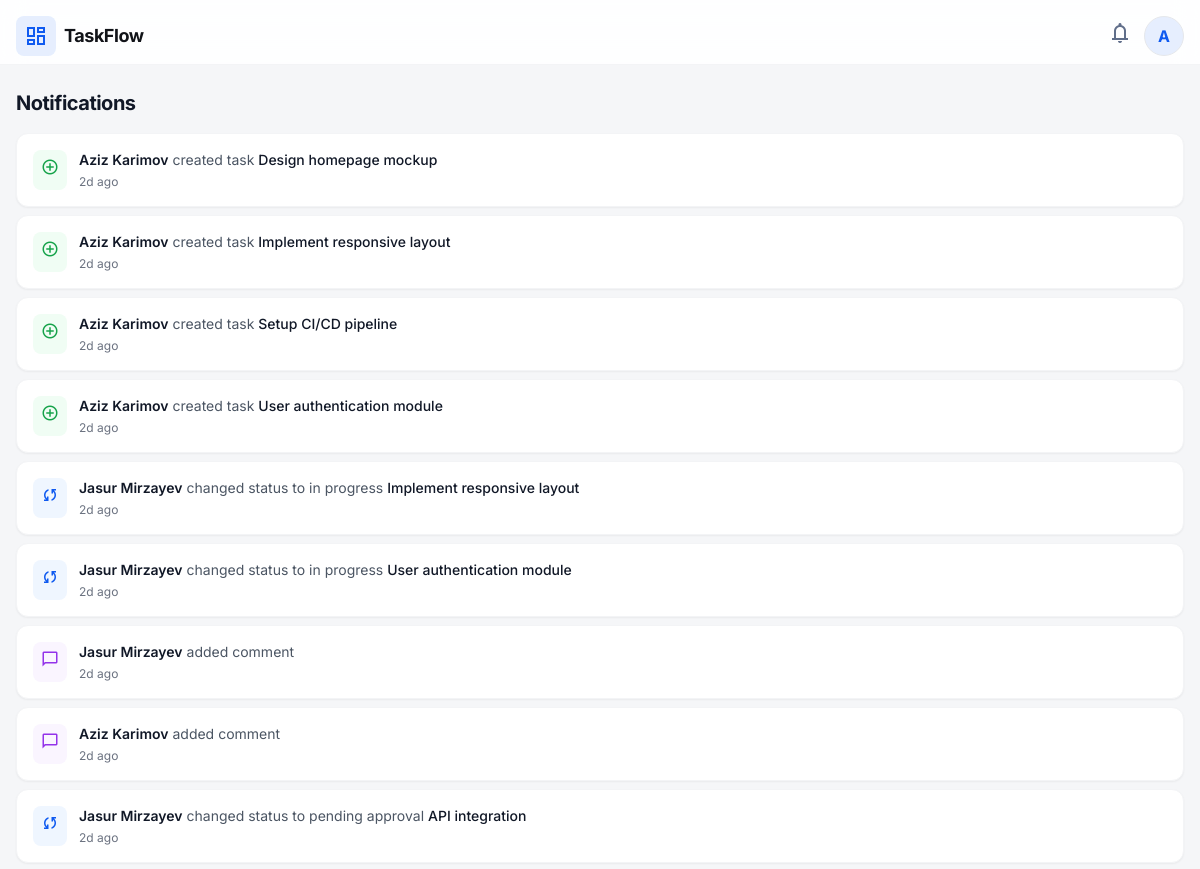
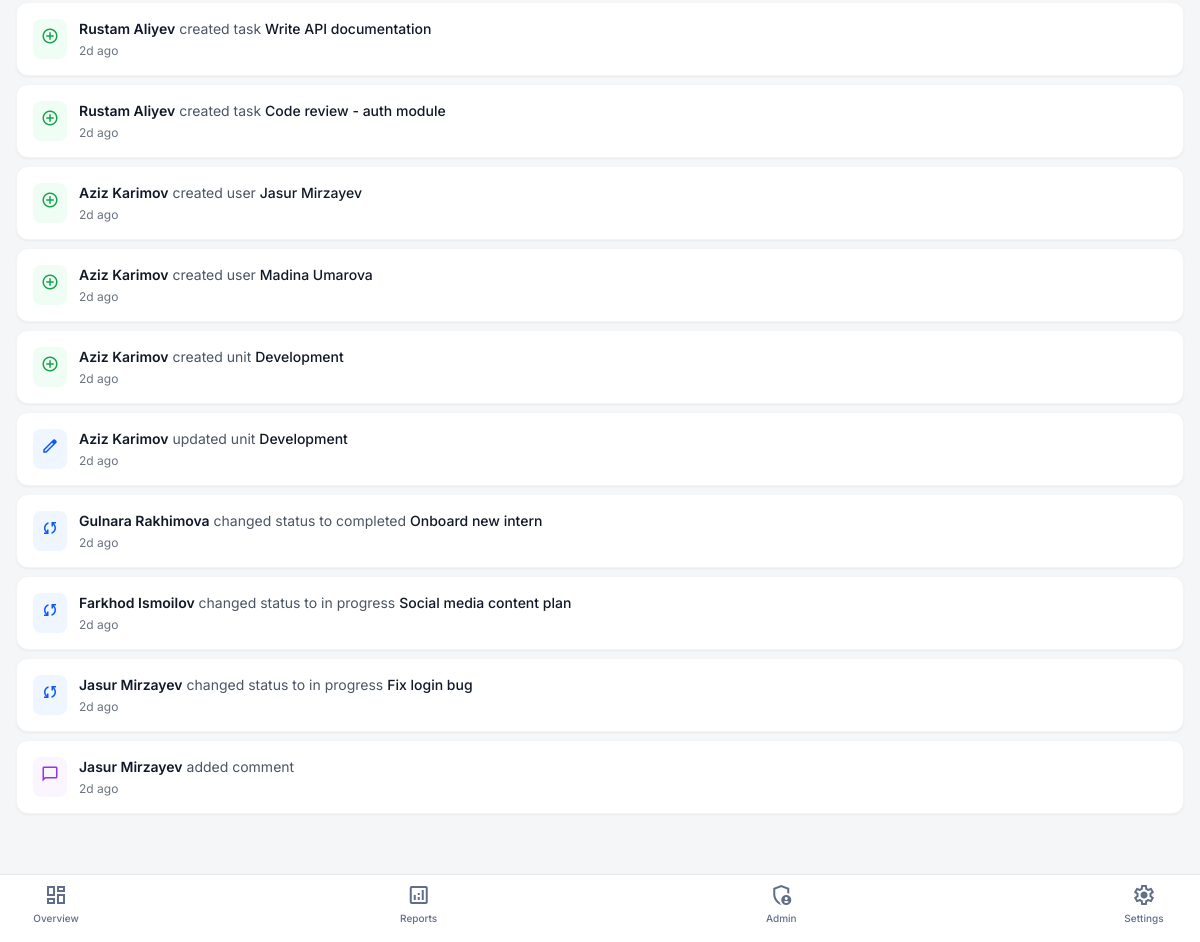
Page /notifications (signed in) on the committed database (2 pictures, top to bottom).
### tables this page shows
CREATE TABLE users (
            id INTEGER PRIMARY KEY AUTOINCREMENT,
            name TEXT NOT NULL,
            role TEXT NOT NULL,
            unit_id INTEGER,
            telegram_id TEXT NOT NULL UNIQUE,
            phone TEXT,
            is_admin BOOLEAN DEFAULT 0,
            active BOOLEAN DEFAULT 1,
            created_at TIMESTAMP DEFAULT CURRENT_TIMESTAMP,
            FOREIGN KEY (unit_id) REFERENCES units(id)
        );

CREATE TABLE activity_log (
            id INTEGER PRIMARY KEY AUTOINCREMENT,
            user_id INTEGER NOT NULL,
            action TEXT NOT NULL,
            entity_type TEXT,
            entity_id INTEGER,
            details TEXT,
            timestamp TIMESTAMP DEFAULT CURRENT_TIMESTAMP,
            FOREIGN KEY (user_id) REFERENCES users(id)
        );

### app.py (the view)
@app.route('/notifications')
@login_required
def notifications():
    user = g.current_user
    items = get_user_notifications(user.id, user.role, user.unit_id)
    return render_template('notifications.html', notifications=items)

### app.py (called while the page is built)
@app.before_request
def load_current_user():
    user_id = session.get('user_id')
    if user_id:
        g.current_user = get_user_by_id(user_id)
    else:
        g.current_user = None

@app.context_processor
def inject_globals():
    user = g.get('current_user')
    notif_count = 0
    is_admin = False
    if user:
        notif_count = get_notification_count(user.id, user.role, user.unit_id)
        is_admin = bool(user.get('is_admin'))
    return {
        'current_user': user,
        'is_admin': is_admin,
        'notification_count': notif_count,
    }

@app.template_filter('timeago')
def timeago_filter(timestamp_str):
    if not timestamp_str:
        return ''
    try:
        dt = datetime.fromisoformat(str(timestamp_str))
    except (ValueError, TypeError):
        return str(timestamp_str)
    now = datetime.now()
    diff = now - dt
    seconds = diff.total_seconds()
    if seconds < 60:
        return 'Just now'
    elif seconds < 3600:
        mins = int(seconds // 60)
        return f'{mins}m ago'
    elif seconds < 86400:
        hours = int(seconds // 3600)
        return f'{hours}h ago'
    elif seconds < 604800:
        days = int(seconds // 86400)
        return f'{days}d ago'
    else:
        return dt.strftime('%b %d, %Y')

### auth.py (called while the page is built)
def login_required(f):
    @wraps(f)
    def decorated_function(*args, **kwargs):
        if g.current_user is None:
            return redirect(url_for('login'))
        return f(*args, **kwargs)
    return decorated_function

### models.py (called while the page is built, shortened)
def get_db():
    conn = sqlite3.connect(DATABASE)
    conn.row_factory = sqlite3.Row
    conn.execute("PRAGMA foreign_keys = ON")
    return conn

def _to_dotdict(row):
    if row is None:
        return None
    return DotDict(dict(row))

def get_user_by_id(user_id):
    conn = get_db()
    row = conn.execute("SELECT * FROM users WHERE id = ?", (user_id,)).fetchone()
    conn.close()
    return _to_dotdict(row)

def get_user_notifications(user_id, role, unit_id):
    conn = get_db()
    if role in ('Head', 'Deputy'):
        rows = conn.execute(
            """SELECT al.*, u.name as user_name
               FROM activity_log al
               JOIN users u ON al.user_id = u.id
               ORDER BY al.timestamp DESC
               LIMIT 50"""
        ).fetchall()
    conn.close()
    return [DotDict(dict(r)) for r in rows]

### templates/notifications.html (shortened to what this page needs)
{% extends "base.html" %}
{% block content %}
<div class="px-4 pt-6 pb-8">
    <h1 class="text-xl font-bold text-gray-900 dark:text-white tracking-tight mb-4">Notifications</h1>
    {% if notifications %}
    <div class="flex flex-col gap-2">
        {% for item in notifications %}
        <div class="flex items-start gap-3 bg-white dark:bg-[#1A2230] p-4 rounded-xl shadow-sm border border-gray-100 dark:border-gray-800">
            <div class="shrink-0 p-2 rounded-lg
                {% if 'Created' in item.action or 'Submitted' in item.action %}bg-green-50 dark:bg-green-900/20 text-green-600
                {% elif 'Updated' in item.action or 'Changed' in item.action %}bg-blue-50 dark:bg-blue-900/20 text-primary
                {% elif 'Deleted' in item.action or 'Deactivated' in item.action %}bg-red-50 dark:bg-red-900/20 text-red-600
                {% elif 'comment' in item.action|lower %}bg-purple-50 dark:bg-purple-900/20 text-purple-600
                {% elif 'Reset' in item.action or 'Activated' in item.action %}bg-orange-50 dark:bg-orange-900/20 text-orange-600
                {% else %}bg-gray-50 dark:bg-gray-800 text-gray-500{% endif %}">
                <span class="material-symbols-outlined text-[18px]">
                </span>
            </div>
            <div class="flex-1 min-w-0">
                <p class="text-sm text-gray-900 dark:text-white">
                    <span class="font-semibold">{{ item.user_name }}</span>
                    <span class="text-gray-600 dark:text-gray-400">{{ item.action|lower }}</span>
                    {% if item.details %}
                    <span class="font-medium">{{ item.details }}</span>
                    {% endif %}
                </p>
                <p class="text-xs text-gray-500 dark:text-gray-400 mt-1">{{ item.timestamp|timeago }}</p>
            </div>
        </div>
        {% endfor %}
    </div>
    {% endif %}
</div>
{% endblock %}

### templates/base.html (shortened to what this page needs)
<!DOCTYPE html>
<html class="light" lang="en">
<head>
    <script src="https://cdn.tailwindcss.com?plugins=forms,container-queries"></script>
    <script id="tailwind-config">
        tailwind.config = {
            darkMode: "class",
            theme: {
                extend: {
                    colors: {
                        "primary": "#0f5af0",
                        "background-light": "#f5f6f8",
                        "background-dark": "#101622",
                        "card-light": "#ffffff",
                        "card-dark": "#1a2230",
                    },
                    fontFamily: {
                        "display": ["Inter", "sans-serif"]
                    },
                    borderRadius: {
                        "DEFAULT": "0.25rem",
                        "md": "0.375rem",
                        "lg": "0.5rem",
                        "xl": "0.75rem",
                        "2xl": "1rem",
                        "full": "9999px"
                    },
                },
            },
        }
    </script>
</head>
<body class="bg-background-light dark:bg-background-dark text-[#111318] dark:text-white pb-24">
    <div class="sticky top-0 z-50 flex items-center bg-white/90 dark:bg-[#101622]/90 backdrop-blur-md p-4 pb-2 justify-between border-b border-gray-100 dark:border-gray-800">
        <div class="flex items-center gap-2">
            <div class="flex items-center justify-center size-10 rounded-lg bg-primary/10 text-primary">
                <span class="material-symbols-outlined">dashboard</span>
            </div>
            <span class="text-lg font-bold tracking-tight dark:text-white">TaskFlow</span>
        </div>
        <div class="flex items-center justify-end gap-3">
            <a href="{{ url_for('notifications') if current_user else '#' }}" class="relative text-[#606e8a] dark:text-gray-400 hover:text-primary transition-colors">
                <span class="material-symbols-outlined">notifications</span>
            </a>
            {% if current_user %}
            <div class="relative group">
                <button class="flex size-10 items-center justify-center overflow-hidden rounded-full border border-gray-200 dark:border-gray-700 bg-primary/10 text-primary font-bold hover:bg-primary/20 transition-colors">
                    {{ current_user.name[0] }}
                </button>
            </div>
            {% endif %}
        </div>
    </div>
    <main>
        {% block content %}{% endblock %}
    </main>
    {% if current_user %}
    <div class="fixed bottom-0 w-full bg-white dark:bg-[#101622] border-t border-gray-200 dark:border-gray-800 pb-safe pt-2 px-6 z-50">
        <div class="flex justify-between items-end pb-4">
            {% if current_user.role in ('Head', 'Deputy') %}
            <a href="{{ url_for('dashboard') }}" class="flex flex-col items-center gap-1 w-16 {% if request.endpoint == 'dashboard' %}text-primary{% else %}text-[#606e8a] dark:text-gray-400 hover:text-primary dark:hover:text-primary{% endif %} group transition-colors">
                <span class="material-symbols-outlined text-[24px] group-hover:scale-110 transition-transform">dashboard</span>
                <span class="text-[10px] font-medium">Overview</span>
            </a>
            <a href="{{ url_for('reports') }}" class="flex flex-col items-center gap-1 w-16 {% if request.endpoint == 'reports' %}text-primary{% else %}text-[#606e8a] dark:text-gray-400 hover:text-primary dark:hover:text-primary{% endif %} group transition-colors">
                <span class="material-symbols-outlined text-[24px] group-hover:scale-110 transition-transform">analytics</span>
                <span class="text-[10px] font-medium">Reports</span>
            </a>
            {% if is_admin %}
            <a href="{{ url_for('admin_panel') }}" class="flex flex-col items-center gap-1 w-16 {% if request.endpoint in ('admin_users', 'admin_units', 'admin_activity_log') %}text-primary{% else %}text-[#606e8a] dark:text-gray-400 hover:text-primary dark:hover:text-primary{% endif %} group transition-colors">
                <span class="material-symbols-outlined text-[24px] group-hover:scale-110 transition-transform">admin_panel_settings</span>
                <span class="text-[10px] font-medium">Admin</span>
            </a>
            {% endif %}
            <a href="{{ url_for('settings') }}" class="flex flex-col items-center gap-1 w-16 {% if request.endpoint == 'settings' %}text-primary{% else %}text-[#606e8a] dark:text-gray-400 hover:text-primary dark:hover:text-primary{% endif %} group transition-colors">
                <span class="material-symbols-outlined text-[24px] group-hover:scale-110 transition-transform">settings</span>
                <span class="text-[10px] font-medium">Settings</span>
            </a>
            {% endif %}
        </div>
    </div>
    {% endif %}
</body>
</html>

### templates/base.html (style rules this page uses)
.material-symbols-outlined { font-variation-settings: 'FILL' 0, 'wght' 400, 'GRAD' 0, 'opsz' 24; }
body { font-family: 'Inter', sans-serif; min-height: max(884px, 100dvh); }

### rows in the picture
users: name "A"
activity_log: user_name "Aziz Karimov", action "created task", details "Design homepage mockup", timestamp "2d ago"
activity_log: user_name "Aziz Karimov", action "created task", details "Implement responsive layout", timestamp "2d ago"
activity_log: user_name "Aziz Karimov", action "created task", details "Setup CI/CD pipeline", timestamp "2d ago"
activity_log: user_name "Aziz Karimov", action "created task", details "User authentication module", timestamp "2d ago"
activity_log: user_name "Jasur Mirzayev", action "changed status to in progress", details "Implement responsive layout", timestamp "2d ago"
activity_log: user_name "Jasur Mirzayev", action "changed status to in progress", details "User authentication module", timestamp "2d ago"
activity_log: user_name "Jasur Mirzayev", action "added comment", timestamp "2d ago"
activity_log: user_name "Aziz Karimov", action "added comment", timestamp "2d ago"
activity_log: user_name "Jasur Mirzayev", action "changed status to pending approval", details "API integration", timestamp "2d ago"
activity_log: user_name "Rustam Aliyev", action "created task", details "Write API documentation", timestamp "2d ago"
activity_log: user_name "Rustam Aliyev", action "created task", details "Code review - auth module", timestamp "2d ago"
activity_log: user_name "Aziz Karimov", action "created user", details "Jasur Mirzayev", timestamp "2d ago"
activity_log: user_name "Aziz Karimov", action "created user", details "Madina Umarova", timestamp "2d ago"
activity_log: user_name "Aziz Karimov", action "created unit", details "Development", timestamp "2d ago"
activity_log: user_name "Aziz Karimov", action "updated unit", details "Development", timestamp "2d ago"
activity_log: user_name "Gulnara Rakhimova", action "changed status to completed", details "Onboard new intern", timestamp "2d ago"
activity_log: user_name "Farkhod Ismoilov", action "changed status to in progress", details "Social media content plan", timestamp "2d ago"
activity_log: user_name "Jasur Mirzayev", action "changed status to in progress", details "Fix login bug", timestamp "2d ago"
activity_log: user_name "Jasur Mirzayev", action "added comment", timestamp "2d ago"
